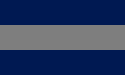

A 2D game scene composited from a Tiled map and its tileset images. What follows is a short description and the map's XML, with every tile layer's data as written:
An orthogonal 5x3 tile map with 25x25 px tiles, 1 tile layer (Tile Layer 1).

<map version="1.0" orientation="orthogonal" width="5" height="3" tilewidth="25" tileheight="25" backgroundcolor="#3b00ff">
 <tileset firstgid="1" name="tilemap" tilewidth="25" tileheight="25">
  <image source="gfx/tilemap.png" width="50" height="25" />
 </tileset>
 <layer name="Tile Layer 1" width="5" height="3">
  <properties>
   <property name="draw" value="false" />
  </properties>
  <data encoding="csv">
1,1,1,1,1,
2,2,2,2,2,
1,1,1,1,1
</data>
 </layer>
</map>
